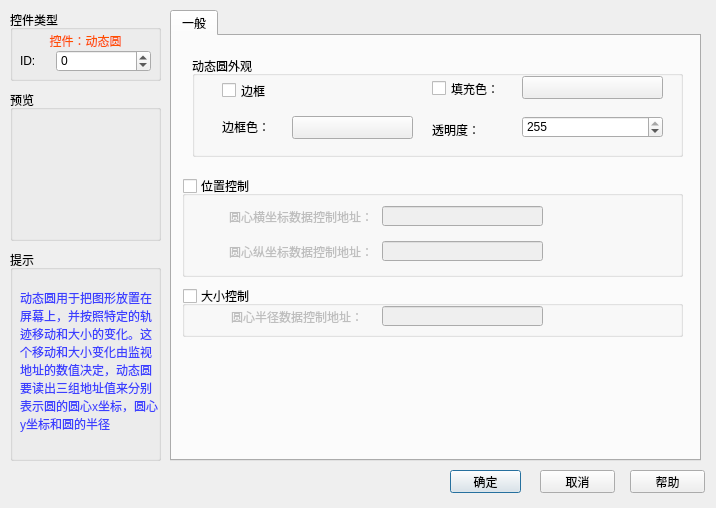
<?xml version="1.0" encoding="UTF-8"?>
<ui version="4.0">
 <class>newDynCircleDlg</class>
 <widget class="QDialog" name="newDynCircleDlg">
  <property name="geometry">
   <rect>
    <x>0</x>
    <y>0</y>
    <width>716</width>
    <height>508</height>
   </rect>
  </property>
  <property name="windowTitle">
   <string>Dialog</string>
  </property>
  <widget class="QGroupBox" name="groupBox_ctlType">
   <property name="geometry">
    <rect>
     <x>10</x>
     <y>10</y>
     <width>151</width>
     <height>71</height>
    </rect>
   </property>
   <property name="title">
    <string>控件类型</string>
   </property>
   <widget class="QLabel" name="label_ctlType">
    <property name="geometry">
     <rect>
      <x>10</x>
      <y>20</y>
      <width>131</width>
      <height>21</height>
     </rect>
    </property>
    <property name="styleSheet">
     <string notr="true">color: rgb(255, 80, 0);</string>
    </property>
    <property name="text">
     <string>控件：动态圆</string>
    </property>
    <property name="alignment">
     <set>Qt::AlignCenter</set>
    </property>
   </widget>
   <widget class="QWidget" name="layoutWidget_2">
    <property name="geometry">
     <rect>
      <x>10</x>
      <y>40</y>
      <width>131</width>
      <height>22</height>
     </rect>
    </property>
    <layout class="QHBoxLayout" name="horizontalLayout">
     <item>
      <widget class="QLabel" name="label_4">
       <property name="maximumSize">
        <size>
         <width>30</width>
         <height>16777215</height>
        </size>
       </property>
       <property name="text">
        <string>ID:</string>
       </property>
      </widget>
     </item>
     <item>
      <widget class="QSpinBox" name="spinBox_2">
       <property name="minimum">
        <number>-1</number>
       </property>
       <property name="maximum">
        <number>100000</number>
       </property>
      </widget>
     </item>
    </layout>
   </widget>
  </widget>
  <widget class="QGroupBox" name="groupBox_prompt">
   <property name="geometry">
    <rect>
     <x>10</x>
     <y>250</y>
     <width>151</width>
     <height>211</height>
    </rect>
   </property>
   <property name="title">
    <string>提示</string>
   </property>
   <widget class="QLabel" name="label">
    <property name="geometry">
     <rect>
      <x>10</x>
      <y>20</y>
      <width>141</width>
      <height>181</height>
     </rect>
    </property>
    <property name="styleSheet">
     <string notr="true">color: rgb(60, 63, 255);</string>
    </property>
    <property name="text">
     <string>动态圆用于把图形放置在屏幕上，并按照特定的轨迹移动和大小的变化。这个移动和大小变化由监视地址的数值决定，动态圆要读出三组地址值来分别表示圆的圆心x坐标，圆心y坐标和圆的半径</string>
    </property>
    <property name="wordWrap">
     <bool>true</bool>
    </property>
   </widget>
  </widget>
  <widget class="QGroupBox" name="groupBox_preview">
   <property name="geometry">
    <rect>
     <x>10</x>
     <y>90</y>
     <width>151</width>
     <height>151</height>
    </rect>
   </property>
   <property name="title">
    <string>预览</string>
   </property>
   <widget class="QGraphicsView" name="graphicsView">
    <property name="geometry">
     <rect>
      <x>10</x>
      <y>20</y>
      <width>131</width>
      <height>121</height>
     </rect>
    </property>
    <property name="styleSheet">
     <string notr="true">background-color: rgba(255, 255, 255, 0);</string>
    </property>
   </widget>
  </widget>
  <widget class="QPushButton" name="accept">
   <property name="geometry">
    <rect>
     <x>450</x>
     <y>470</y>
     <width>71</width>
     <height>23</height>
    </rect>
   </property>
   <property name="text">
    <string>确定</string>
   </property>
   <property name="checkable">
    <bool>false</bool>
   </property>
   <property name="default">
    <bool>true</bool>
   </property>
  </widget>
  <widget class="QPushButton" name="cancel">
   <property name="geometry">
    <rect>
     <x>540</x>
     <y>470</y>
     <width>75</width>
     <height>23</height>
    </rect>
   </property>
   <property name="focusPolicy">
    <enum>Qt::NoFocus</enum>
   </property>
   <property name="text">
    <string>取消</string>
   </property>
  </widget>
  <widget class="QPushButton" name="help">
   <property name="geometry">
    <rect>
     <x>630</x>
     <y>470</y>
     <width>75</width>
     <height>23</height>
    </rect>
   </property>
   <property name="focusPolicy">
    <enum>Qt::NoFocus</enum>
   </property>
   <property name="text">
    <string>帮助</string>
   </property>
  </widget>
  <widget class="QTabWidget" name="tabWidget">
   <property name="geometry">
    <rect>
     <x>170</x>
     <y>10</y>
     <width>531</width>
     <height>451</height>
    </rect>
   </property>
   <widget class="QWidget" name="tab">
    <attribute name="title">
     <string>一般</string>
    </attribute>
    <widget class="QGroupBox" name="groupBox_4">
     <property name="geometry">
      <rect>
       <x>10</x>
       <y>140</y>
       <width>501</width>
       <height>101</height>
      </rect>
     </property>
     <property name="title">
      <string>位置控制</string>
     </property>
     <property name="checkable">
      <bool>true</bool>
     </property>
     <property name="checked">
      <bool>false</bool>
     </property>
     <widget class="QLabel" name="label_7">
      <property name="geometry">
       <rect>
        <x>10</x>
        <y>30</y>
        <width>181</width>
        <height>21</height>
       </rect>
      </property>
      <property name="text">
       <string>圆心横坐标数据控制地址：</string>
      </property>
      <property name="alignment">
       <set>Qt::AlignRight|Qt::AlignTrailing|Qt::AlignVCenter</set>
      </property>
     </widget>
     <widget class="QLabel" name="label_8">
      <property name="geometry">
       <rect>
        <x>10</x>
        <y>65</y>
        <width>181</width>
        <height>21</height>
       </rect>
      </property>
      <property name="text">
       <string>圆心纵坐标数据控制地址：</string>
      </property>
      <property name="alignment">
       <set>Qt::AlignRight|Qt::AlignTrailing|Qt::AlignVCenter</set>
      </property>
     </widget>
     <widget class="QLineEdit" name="lineEdit_H">
      <property name="geometry">
       <rect>
        <x>200</x>
        <y>30</y>
        <width>161</width>
        <height>20</height>
       </rect>
      </property>
     </widget>
     <widget class="QLineEdit" name="lineEdit_V">
      <property name="geometry">
       <rect>
        <x>200</x>
        <y>65</y>
        <width>161</width>
        <height>20</height>
       </rect>
      </property>
     </widget>
     <widget class="QPushButton" name="pushButton_AddrH">
      <property name="geometry">
       <rect>
        <x>360</x>
        <y>30</y>
        <width>21</width>
        <height>20</height>
       </rect>
      </property>
      <property name="text">
       <string/>
      </property>
      <property name="icon">
       <iconset resource="../../resourse.qrc">
        <normaloff>:/addressintput/images/address.bmp</normaloff>:/addressintput/images/address.bmp</iconset>
      </property>
      <property name="autoDefault">
       <bool>true</bool>
      </property>
      <property name="flat">
       <bool>true</bool>
      </property>
     </widget>
     <widget class="QPushButton" name="pushButton_AddrV">
      <property name="geometry">
       <rect>
        <x>360</x>
        <y>65</y>
        <width>21</width>
        <height>20</height>
       </rect>
      </property>
      <property name="text">
       <string/>
      </property>
      <property name="icon">
       <iconset resource="../../resourse.qrc">
        <normaloff>:/addressintput/images/address.bmp</normaloff>:/addressintput/images/address.bmp</iconset>
      </property>
      <property name="autoDefault">
       <bool>true</bool>
      </property>
      <property name="flat">
       <bool>true</bool>
      </property>
     </widget>
    </widget>
    <widget class="QGroupBox" name="groupBox_2">
     <property name="geometry">
      <rect>
       <x>20</x>
       <y>20</y>
       <width>491</width>
       <height>101</height>
      </rect>
     </property>
     <property name="title">
      <string>动态圆外观</string>
     </property>
     <widget class="QLabel" name="label_3">
      <property name="geometry">
       <rect>
        <x>30</x>
        <y>60</y>
        <width>71</width>
        <height>21</height>
       </rect>
      </property>
      <property name="text">
       <string>边框色：</string>
      </property>
     </widget>
     <widget class="QPushButton" name="pushButton_frame">
      <property name="geometry">
       <rect>
        <x>100</x>
        <y>60</y>
        <width>121</width>
        <height>23</height>
       </rect>
      </property>
      <property name="text">
       <string/>
      </property>
     </widget>
     <widget class="QPushButton" name="pushButton_fill">
      <property name="geometry">
       <rect>
        <x>330</x>
        <y>20</y>
        <width>141</width>
        <height>23</height>
       </rect>
      </property>
      <property name="text">
       <string/>
      </property>
     </widget>
     <widget class="QCheckBox" name="checkBox_fill">
      <property name="geometry">
       <rect>
        <x>240</x>
        <y>22</y>
        <width>81</width>
        <height>21</height>
       </rect>
      </property>
      <property name="text">
       <string>填充色：</string>
      </property>
     </widget>
     <widget class="QCheckBox" name="checkBox_frame">
      <property name="geometry">
       <rect>
        <x>30</x>
        <y>24</y>
        <width>71</width>
        <height>21</height>
       </rect>
      </property>
      <property name="text">
       <string>边框</string>
      </property>
     </widget>
     <widget class="QLabel" name="label_9">
      <property name="geometry">
       <rect>
        <x>240</x>
        <y>63</y>
        <width>71</width>
        <height>21</height>
       </rect>
      </property>
      <property name="text">
       <string>透明度：</string>
      </property>
     </widget>
     <widget class="QSpinBox" name="spinBox">
      <property name="geometry">
       <rect>
        <x>330</x>
        <y>60</y>
        <width>141</width>
        <height>22</height>
       </rect>
      </property>
      <property name="maximum">
       <number>255</number>
      </property>
      <property name="value">
       <number>255</number>
      </property>
     </widget>
    </widget>
    <widget class="QGroupBox" name="groupBox_5">
     <property name="geometry">
      <rect>
       <x>10</x>
       <y>250</y>
       <width>501</width>
       <height>51</height>
      </rect>
     </property>
     <property name="title">
      <string>大小控制</string>
     </property>
     <property name="checkable">
      <bool>true</bool>
     </property>
     <property name="checked">
      <bool>false</bool>
     </property>
     <widget class="QLabel" name="label_10">
      <property name="geometry">
       <rect>
        <x>10</x>
        <y>20</y>
        <width>171</width>
        <height>21</height>
       </rect>
      </property>
      <property name="text">
       <string>圆心半径数据控制地址：</string>
      </property>
      <property name="alignment">
       <set>Qt::AlignRight|Qt::AlignTrailing|Qt::AlignVCenter</set>
      </property>
     </widget>
     <widget class="QLineEdit" name="lineEdit_width">
      <property name="geometry">
       <rect>
        <x>200</x>
        <y>20</y>
        <width>161</width>
        <height>20</height>
       </rect>
      </property>
     </widget>
     <widget class="QPushButton" name="pushButton_AddrWidth">
      <property name="geometry">
       <rect>
        <x>360</x>
        <y>20</y>
        <width>21</width>
        <height>20</height>
       </rect>
      </property>
      <property name="text">
       <string/>
      </property>
      <property name="icon">
       <iconset resource="../../resourse.qrc">
        <normaloff>:/addressintput/images/address.bmp</normaloff>:/addressintput/images/address.bmp</iconset>
      </property>
      <property name="autoDefault">
       <bool>true</bool>
      </property>
      <property name="flat">
       <bool>true</bool>
      </property>
     </widget>
    </widget>
   </widget>
  </widget>
 </widget>
 <resources>
  <include location="../../resourse.qrc"/>
 </resources>
 <connections/>
</ui>
